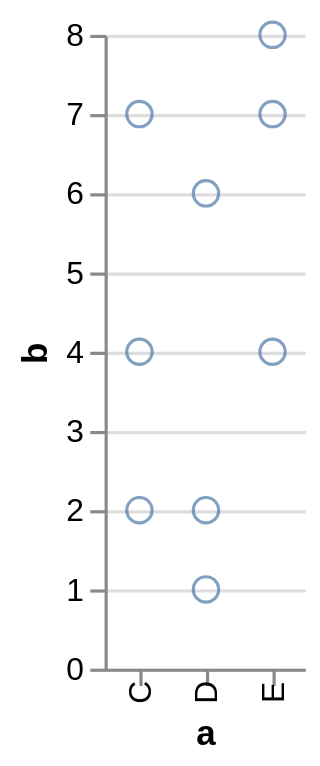

Specify this chart in Vega-Lite:
### Vega specification from a JSON file in a GitHub repository (floating-point values rounded to 4 significant figures)
{"$schema": "http://vega.github.io/schema/vega/v3.0.json", "autosize": "pad", "padding": 5, "encode": {"update": {"fill": {"value": "transparent"}}}, "data": [{"name": "source_0", "values": [{"a": "C", "b": 2}, {"a": "C", "b": 7}, {"a": "C", "b": 4}, {"a": "D", "b": 1}, {"a": "D", "b": 2}, {"a": "D", "b": 6}, {"a": "E", "b": 8}, {"a": "E", "b": 4}, {"a": "E", "b": 7}]}, {"name": "data_0", "source": "source_0", "transform": [{"type": "formula", "expr": "toNumber(datum[\"b\"])", "as": "b"}, {"type": "filter", "expr": "datum[\"b\"] !== null && !isNaN(datum[\"b\"])"}]}], "signals": [{"name": "width", "update": "bandspace(domain('x').length, 1, 0.5) * 21"}, {"name": "height", "update": "200"}], "marks": [{"name": "marks", "type": "symbol", "role": "point", "from": {"data": "data_0"}, "encode": {"update": {"x": {"scale": "x", "field": "a"}, "y": {"scale": "y", "field": "b"}, "stroke": {"value": "#4c78a8"}, "fill": {"value": "transparent"}, "opacity": {"value": 0.7}}}}], "scales": [{"name": "x", "type": "point", "domain": {"data": "data_0", "field": "a", "sort": true}, "range": {"step": 21}, "round": true, "padding": 0.5}, {"name": "y", "type": "linear", "domain": {"data": "data_0", "field": "b"}, "range": [200, 0], "round": true, "nice": true, "zero": true}], "axes": [{"scale": "x", "orient": "bottom", "tickCount": 5, "title": "a", "zindex": 1, "encode": {"labels": {"update": {"angle": {"value": 270}, "baseline": {"value": "middle"}}}}}, {"scale": "y", "format": "s", "orient": "left", "title": "b", "zindex": 1}, {"scale": "y", "domain": false, "format": "s", "grid": true, "labels": false, "orient": "left", "ticks": false, "zindex": 0, "gridScale": "x"}]}
